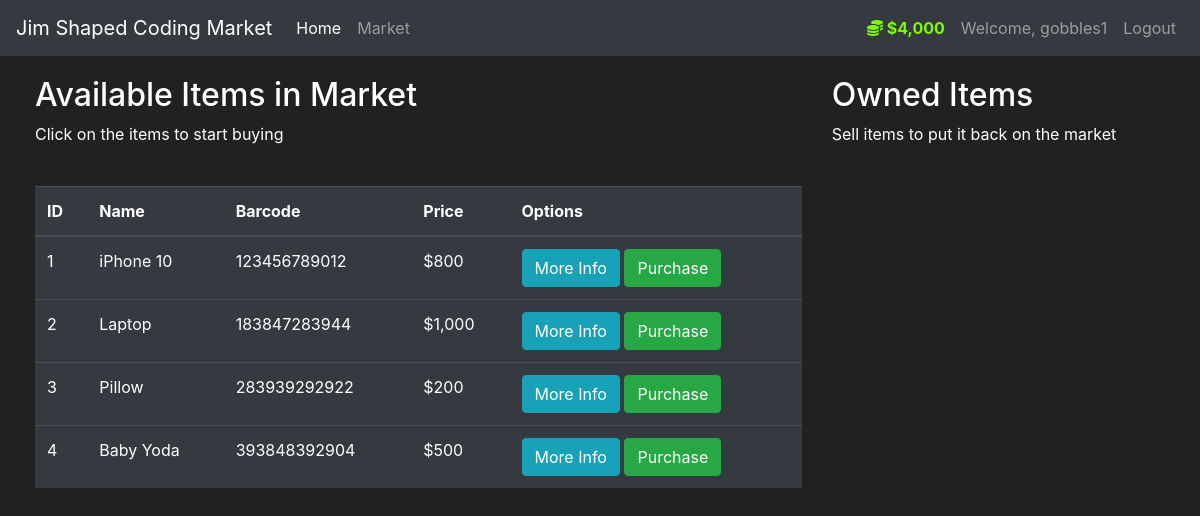
Page /market (signed in) on the committed database.
### market/models.py (models this page shows, shortened)
class User(db.Model, UserMixin):
    id = db.Column(db.Integer, primary_key=True)
    username = db.Column(db.String(length=30), nullable=False, unique=True)
    email_address = db.Column(db.String(length=50), nullable=False, unique=True)
    password_hash = db.Column(db.String(length=60), nullable=False)
    budget = db.Column(db.Integer, nullable=False, default=1000)
    items = db.relationship("Item", backref="owned_user", lazy=True)
    @property
    def prettier_budget(self):
        if len(str(self.budget)) >= 4:
            formatted_budget = str(self.budget)
            for n in range(3, len(str(self.budget)), 4):
                formatted_budget = f"{formatted_budget[:-n]},{formatted_budget[-n:]}"
            return f"${formatted_budget}"
        else:
            return f"${self.budget}"
    @property
    def password(self):
        return self.password

class Item(db.Model):
    id = db.Column(db.Integer, primary_key=True)
    name = db.Column(db.String(length=30), nullable=False, unique=True)
    barcode = db.Column(db.String(length=12), nullable=False, unique=True)
    price = db.Column(db.Integer(), nullable=False)
    description = db.Column(db.String(length=1024), nullable=False, unique=True)
    owner = db.Column(db.Integer(), db.ForeignKey('user.id'))
    @property
    def prettier_price(self):
        if len(str(self.price)) >= 4:
            formatted_price = str(self.price)
            for n in range(3, len(str(self.price)), 4):
                formatted_price = f"{formatted_price[:-n]},{formatted_price[-n:]}"
            return f"${formatted_price}"
        else:
            return f"${self.price}"

### market/routes.py (the view, shortened to what this page needs)
@app.route("/market", methods=["GET", "POST"])
@login_required
def market_page():
    purchase_form = PurchaseItemForm()
    selling_form = SellItemForm()
    if request.method == "GET":
        items = Item.query.filter_by(owner=None)
        owned_items = Item.query.filter_by(owner=current_user.id)
        return render_template("market.html", items=items, owned_items=owned_items, purchase_form=purchase_form,
                               selling_form=selling_form)

### market/models.py (called while the page is built)
@login_manager.user_loader
def load_user(user_id):
    return User.query.get(int(user_id))

### market/templates/market.html (shortened to what this page needs)
{% extends "base.html" %}
{% block content %}
    <div class="row" style="margin-top: 20px; margin-left: 20px">
        <div class="col-8">
            <h2>Available Items in Market</h2>
            <p>Click on the items to start buying</p>
            <br>
            <table class="table table-hover table-dark">
                <thead>
                <tr>
                    <th scope="col">ID</th>
                    <th scope="col">Name</th>
                    <th scope="col">Barcode</th>
                    <th scope="col">Price</th>
                    <th scope="col">Options</th>
                </tr>
                </thead>
                <tbody>
                {% for item in items %}
                    <tr>
                        <td>{{ item.id }}</td>
                        <td>{{ item.name }}</td>
                        <td>{{ item.barcode }}</td>
                        <td>{{ item.prettier_price }}</td>
                        <td>
                            <button class="btn btn-outline btn-info" data-toggle="modal"
                                    data-target="#Modal-MoreInfo-{{ item.id }}">
                                More Info
                            </button>
                            <button class="btn btn-outline btn-success" data-toggle="modal"
                                    data-target="#Modal-PurchaseConfirm-{{ item.id }}">Purchase
                            </button>
                        </td>
                    </tr>
                {% endfor %}
                </tbody>
            </table>
        </div>
        <div class="col-4">
            <h2>Owned Items</h2>
            <p>Sell items to put it back on the market</p>
        </div>
    </div>
{% endblock %}

### market/templates/base.html (shortened to what this page needs)
<!doctype html>
<html lang="en">
<head>
    <link rel="stylesheet" href="https://cdn.jsdelivr.net/npm/bootstrap@4.5.3/dist/css/bootstrap.min.css"
>
</head>
<body>
<nav class="navbar navbar-expand-md navbar-dark bg-dark">
    <a class="navbar-brand" href="{{ url_for("home_page") }}">Jim Shaped Coding Market</a>
    <div class="collapse navbar-collapse" id="navbarNav">
        <ul class="navbar-nav mr-auto">
            <li class="nav-item active">
                <a class="nav-link" href="{{ url_for("home_page") }}">Home <span class="sr-only">(current)</span></a>
            </li>
            <li class="nav-item">
                <a class="nav-link" href="{{ url_for("market_page") }}">Market</a>
            </li>
        </ul>
        {% if current_user.is_authenticated %}
            <ul class="navbar-nav">
                <li class="nav-item">
                    <a class="nav-link" style="color: lawngreen; font-weight: bold;">
                        <i class="fas fa-coins"></i>
                        {{ current_user.prettier_budget }}
                    </a>
                </li>
                <li class="nav-item">
                    <a class="nav-link">Welcome, {{ current_user.username }}</a>
                </li>
                <li class="nav-item">
                    <a class="nav-link" href="{{ url_for("logout_page") }}">Logout</a>
                </li>
            </ul>
        {% endif %}
    </div>
</nav>
{% block content %}
{% endblock %}
</body>
</html>

### market/templates/base.html (style rules this page uses)
body { background-color: #212121; color: white }

### rows in the picture
User: prettier_budget "$4,000", username "gobbles1"
Item: id "1", name "iPhone 10", barcode "123456789012", prettier_price "$800"
Item: id "2", name "Laptop", barcode "183847283944", prettier_price "$1,000"
Item: id "3", name "Pillow", barcode "283939292922", prettier_price "$200"
Item: id "4", name "Baby Yoda", barcode "393848392904", prettier_price "$500"
